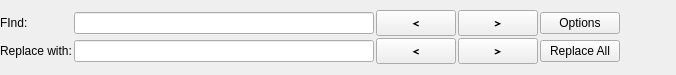
<?xml version="1.0" encoding="UTF-8"?>
<ui version="4.0">
 <class>Form</class>
 <widget class="QWidget" name="Form">
  <property name="geometry">
   <rect>
    <x>0</x>
    <y>0</y>
    <width>676</width>
    <height>75</height>
   </rect>
  </property>
  <property name="windowTitle">
   <string>Form</string>
  </property>
  <layout class="QVBoxLayout" name="verticalLayout">
   <property name="spacing">
    <number>2</number>
   </property>
   <property name="margin">
    <number>0</number>
   </property>
   <item>
    <layout class="QGridLayout" name="gridLayout">
     <property name="spacing">
      <number>2</number>
     </property>
     <item row="1" column="4">
      <widget class="QPushButton" name="pushReplaceAlll">
       <property name="text">
        <string>Replace All</string>
       </property>
      </widget>
     </item>
     <item row="1" column="3">
      <widget class="QPushButton" name="pushReplaceAndFindNext">
       <property name="font">
        <font>
         <family>Nimbus Mono L</family>
         <weight>75</weight>
         <bold>true</bold>
        </font>
       </property>
       <property name="text">
        <string>&gt;</string>
       </property>
      </widget>
     </item>
     <item row="1" column="2">
      <widget class="QPushButton" name="pushReplaceAndFindPrevious">
       <property name="font">
        <font>
         <family>Nimbus Mono L</family>
         <weight>75</weight>
         <bold>true</bold>
        </font>
       </property>
       <property name="toolTip">
        <string>&lt;!DOCTYPE HTML PUBLIC &quot;-//W3C//DTD HTML 4.0//EN&quot; &quot;http://www.w3.org/TR/REC-html40/strict.dtd&quot;&gt;
&lt;html&gt;&lt;head&gt;&lt;meta name=&quot;qrichtext&quot; content=&quot;1&quot; /&gt;&lt;style type=&quot;text/css&quot;&gt;
p, li { white-space: pre-wrap; }
&lt;/style&gt;&lt;/head&gt;&lt;body style=&quot; font-family:'Nimbus Mono L'; font-size:8pt; font-weight:600; font-style:normal;&quot;&gt;
&lt;p style=&quot; margin-top:0px; margin-bottom:0px; margin-left:0px; margin-right:0px; -qt-block-indent:0; text-indent:0px;&quot;&gt;Replace &amp;amp; Find Previous&lt;/p&gt;&lt;/body&gt;&lt;/html&gt;</string>
       </property>
       <property name="text">
        <string>&lt;</string>
       </property>
      </widget>
     </item>
     <item row="1" column="1">
      <widget class="QLineEdit" name="lineEdit_2"/>
     </item>
     <item row="1" column="0">
      <widget class="QLabel" name="labelReplaceWith">
       <property name="text">
        <string>Replace with:</string>
       </property>
      </widget>
     </item>
     <item row="0" column="6">
      <widget class="QPushButton" name="pushClose">
       <property name="text">
        <string/>
       </property>
       <property name="icon">
        <iconset resource="../resources.qrc">
         <normaloff>:/icons/actions/dialog-close.png</normaloff>:/icons/actions/dialog-close.png</iconset>
       </property>
       <property name="flat">
        <bool>true</bool>
       </property>
      </widget>
     </item>
     <item row="0" column="5">
      <spacer name="horizontalSpacer">
       <property name="orientation">
        <enum>Qt::Horizontal</enum>
       </property>
       <property name="sizeHint" stdset="0">
        <size>
         <width>40</width>
         <height>20</height>
        </size>
       </property>
      </spacer>
     </item>
     <item row="0" column="4">
      <widget class="QPushButton" name="pushOptions">
       <property name="text">
        <string>Options</string>
       </property>
      </widget>
     </item>
     <item row="0" column="3">
      <widget class="QPushButton" name="pushReplace">
       <property name="font">
        <font>
         <family>Nimbus Mono L</family>
         <weight>75</weight>
         <bold>true</bold>
        </font>
       </property>
       <property name="toolTip">
        <string>&lt;!DOCTYPE HTML PUBLIC &quot;-//W3C//DTD HTML 4.0//EN&quot; &quot;http://www.w3.org/TR/REC-html40/strict.dtd&quot;&gt;
&lt;html&gt;&lt;head&gt;&lt;meta name=&quot;qrichtext&quot; content=&quot;1&quot; /&gt;&lt;style type=&quot;text/css&quot;&gt;
p, li { white-space: pre-wrap; }
&lt;/style&gt;&lt;/head&gt;&lt;body style=&quot; font-family:'Nimbus Mono L'; font-size:8pt; font-weight:600; font-style:normal;&quot;&gt;
&lt;p style=&quot; margin-top:0px; margin-bottom:0px; margin-left:0px; margin-right:0px; -qt-block-indent:0; text-indent:0px;&quot;&gt;Find Next&lt;/p&gt;&lt;/body&gt;&lt;/html&gt;</string>
       </property>
       <property name="text">
        <string>&gt;</string>
       </property>
      </widget>
     </item>
     <item row="0" column="2">
      <widget class="QPushButton" name="pushFindPrevious">
       <property name="font">
        <font>
         <family>Nimbus Mono L</family>
         <weight>75</weight>
         <bold>true</bold>
        </font>
       </property>
       <property name="toolTip">
        <string>&lt;!DOCTYPE HTML PUBLIC &quot;-//W3C//DTD HTML 4.0//EN&quot; &quot;http://www.w3.org/TR/REC-html40/strict.dtd&quot;&gt;
&lt;html&gt;&lt;head&gt;&lt;meta name=&quot;qrichtext&quot; content=&quot;1&quot; /&gt;&lt;style type=&quot;text/css&quot;&gt;
p, li { white-space: pre-wrap; }
&lt;/style&gt;&lt;/head&gt;&lt;body style=&quot; font-family:'Nimbus Mono L'; font-size:8pt; font-weight:600; font-style:normal;&quot;&gt;
&lt;p style=&quot; margin-top:0px; margin-bottom:0px; margin-left:0px; margin-right:0px; -qt-block-indent:0; text-indent:0px;&quot;&gt;Find Previous&lt;/p&gt;&lt;/body&gt;&lt;/html&gt;</string>
       </property>
       <property name="text">
        <string>&lt;</string>
       </property>
      </widget>
     </item>
     <item row="0" column="1">
      <widget class="QLineEdit" name="lineFind">
       <property name="sizePolicy">
        <sizepolicy hsizetype="Expanding" vsizetype="Fixed">
         <horstretch>0</horstretch>
         <verstretch>0</verstretch>
        </sizepolicy>
       </property>
       <property name="minimumSize">
        <size>
         <width>300</width>
         <height>0</height>
        </size>
       </property>
      </widget>
     </item>
     <item row="0" column="0">
      <widget class="QLabel" name="labelFind">
       <property name="text">
        <string>FInd:</string>
       </property>
      </widget>
     </item>
    </layout>
   </item>
  </layout>
 </widget>
 <resources>
  <include location="../resources.qrc"/>
 </resources>
 <connections>
  <connection>
   <sender>pushClose</sender>
   <signal>clicked()</signal>
   <receiver>Form</receiver>
   <slot>hide()</slot>
   <hints>
    <hint type="sourcelabel">
     <x>555</x>
     <y>27</y>
    </hint>
    <hint type="destinationlabel">
     <x>592</x>
     <y>75</y>
    </hint>
   </hints>
  </connection>
 </connections>
</ui>
